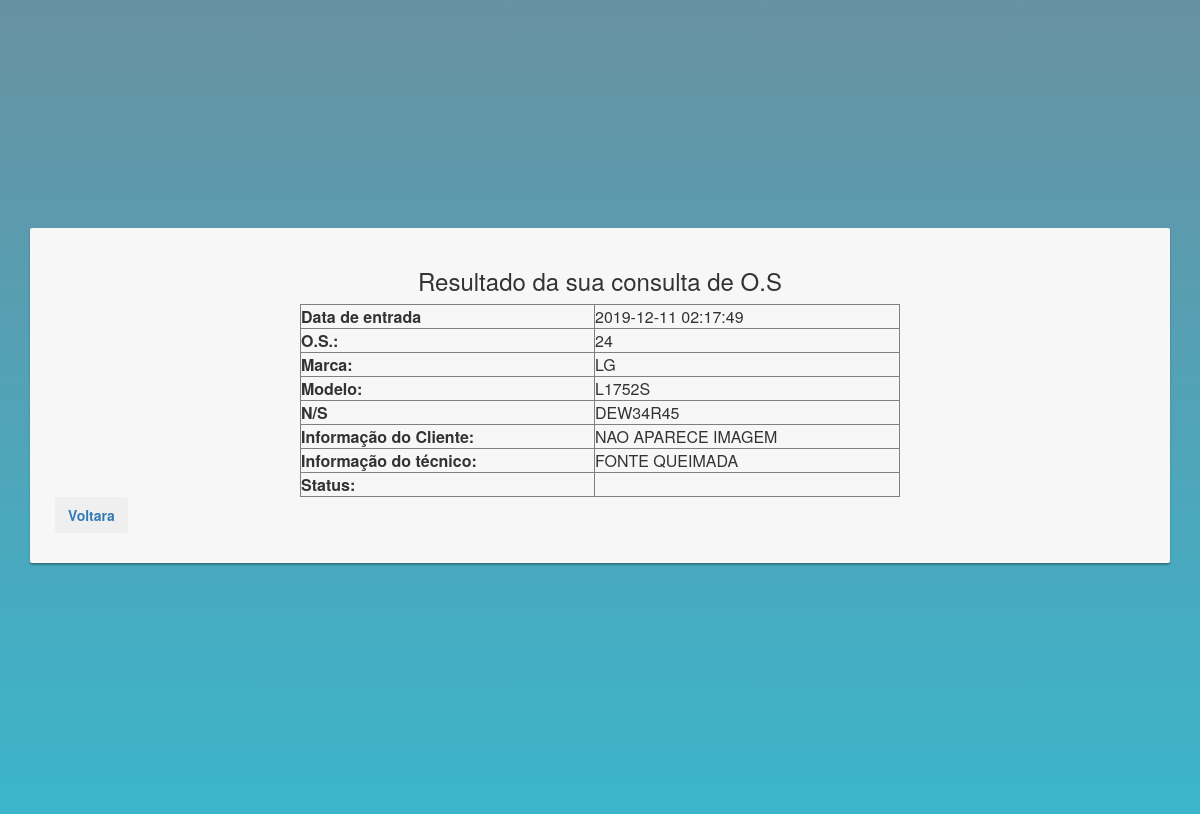
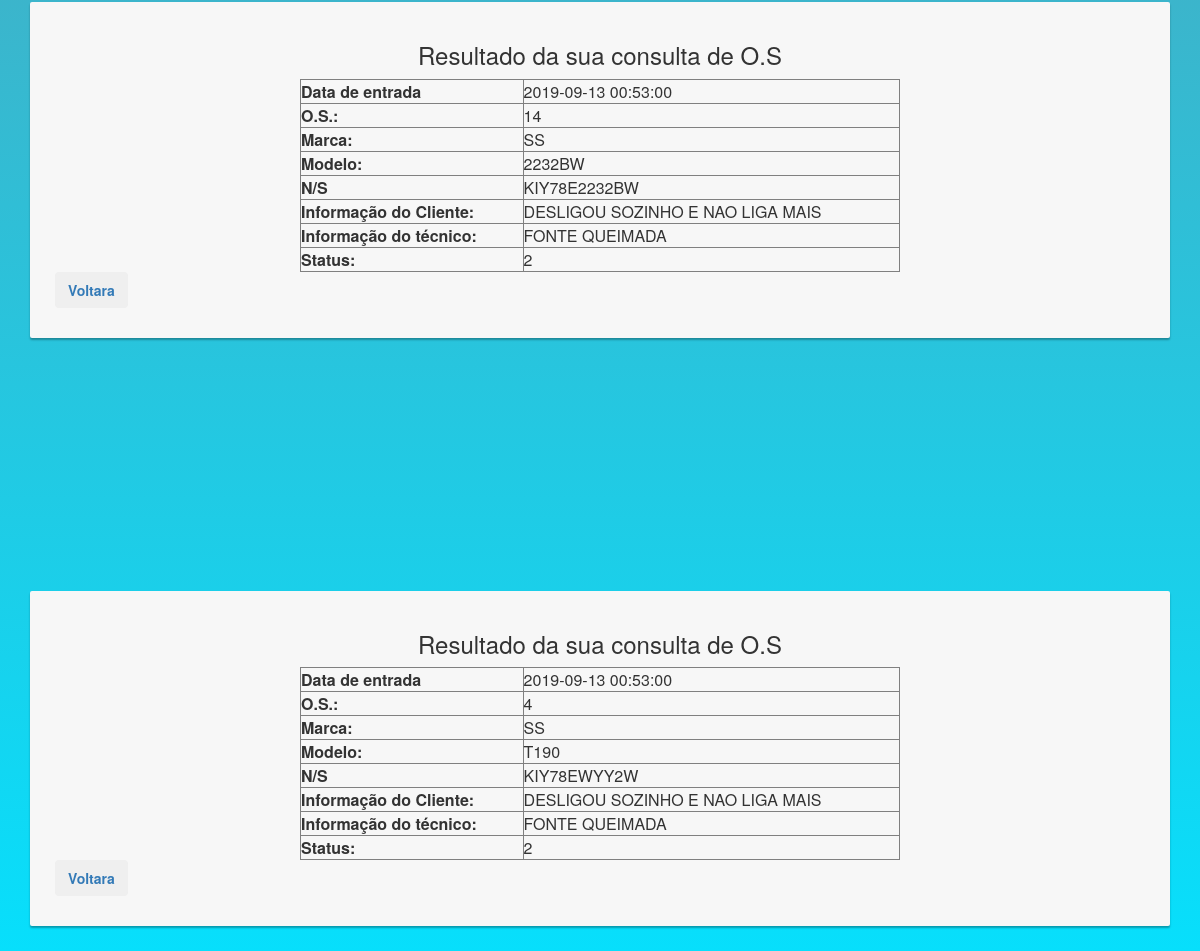
Screenshot of /site/fetch/search.php?b=4 with the database file from the repository (2 pictures, top to bottom).
### tables this page shows
CREATE TABLE `os` (
  `id_os` int(11) NOT NULL,
  `cliente_id` int(11) DEFAULT NULL,
  `usuario_id` int(11) DEFAULT NULL,
  `data_os` timestamp NULL DEFAULT CURRENT_TIMESTAMP,
  `data_previsao` varchar(20) DEFAULT NULL,
  `data_pronto` varchar(20) DEFAULT NULL,
  `data_entrega` varchar(20) DEFAULT NULL,
  `tipo` varchar(20) DEFAULT NULL,
  `modelo` varchar(20) DEFAULT NULL,
  `marca` varchar(20) DEFAULT NULL,
  `cor` varchar(20) DEFAULT NULL,
  `serie` varchar(20) DEFAULT NULL,
  `garantia` int(1) DEFAULT '1',
  `info_cliente` varchar(250) DEFAULT NULL,
  `info_tecnico` varchar(250) DEFAULT NULL,
  `info_entrega` varchar(250) DEFAULT NULL,
  `info_interna` varchar(250) DEFAULT NULL,
  `status_id` int(11) DEFAULT '1'
);

### site/fetch/search.php (the view, shortened to what this page needs)
<link rel="stylesheet" href="bootstrap-3.3.7/css/bootstrap.min.css">
<link href="style/style.css" rel="stylesheet" type="text/css" media="all"/>
<?php
include_once("db.php");
$busca = $_GET['b'];
$query = "SELECT * FROM os WHERE id_os LIKE '%".$busca."%' ORDER BY id_os DESC";
$sql = mysqli_query($db, $query);
$cont = mysqli_num_rows($sql);
if($cont == 0){
	echo "O número da O.S. digitado ( ".$busca." ), não foi localizado, tente novamente!  ";
}
else{
	while($os = mysqli_fetch_array($sql))
	{
	echo"<div class='container'>";
		echo"<div class='card card-body'>";
		echo"<h3 align='center'>Resultado da sua consulta de O.S</h3>";
        echo"<table width='600px' border='1' align='center' cellpadding='4' cellspacing='0'>";
		echo"<tr>";
		echo"<th>Data de entrada</th>";
		echo"<td>".$os['data_os']."</td>";
		echo"</tr>";
		echo"<tr>";
		echo"<th>O.S.:</th>";
		echo"<td>".$os['id_os']."</td>";
        echo"</tr>";
        echo"<tr>";
        echo"<th>Marca:</th>";
        echo"<td>".$os['marca']."</td>";
        echo"</tr>";
        echo"<tr>";
        echo"<th>Modelo:</th>";
        echo"<td>".$os['modelo']."</td>";
        echo"</tr>";
        echo"<tr>";
        echo"<th>N/S</th>";
		echo"<td>".$os['serie']."</td>";
        echo"</tr>";
        echo"<tr>";
        echo"<th>Informação do Cliente:</th>";
        echo"<td>".$os['info_cliente']."</td>";
        echo"</tr>";
        echo"<tr>";
        echo"<th>Informação do técnico:</th>";
        echo"<td>".$os['info_tecnico']."</td>";
        echo"</tr>";
        echo"<tr>";
        echo"<th>Status:</th>";
        echo"<td>".$os['status_id']."</td>";
        echo"</tr>";
        echo"</table>";
		echo"<button type='button' class='btn btn-outline-success'><a href='javascript:history.back()'>Voltara</a></button>";
		echo"</div>";
		echo"</div>";
	}
}
?>

### site/fetch/style/style.css (style rules this page uses)
.btn { font-weight: 700; height: 36px; -moz-user-select: none; -webkit-user-select: none; user-select: none; cursor: default; }
.card { background-color: #F7F7F7; padding: 20px 25px 30px; margin: 0 auto 25px; margin-top: 20%; -moz-border-radius: 2px; -webkit-border-radius: 2px; border-radius: 2px; -moz-box-shadow: 0px 2px 2px rgba(0, 0, 0, 0.3); -webkit-box-shadow: 0px 2px 2px rgba(0, 0, 0, 0.3); box-shadow: 0px 2px 2px rgba(0, 0, 0, 0.3); }

### rows the page displays
os: data_os "2019-12-11 02:17:49", id_os "24", marca "LG", modelo "L1752S", serie "DEW34R45", info_cliente "NAO APARECE IMAGEM", info_tecnico "FONTE QUEIMADA"
os: data_os "2019-09-13 00:53:00", id_os "14", marca "SS", modelo "2232BW", serie "KIY78E2232BW", info_cliente "DESLIGOU SOZINHO E NAO LIGA MAIS", info_tecnico "FONTE QUEIMADA", status "2"
os: data_os "2019-09-13 00:53:00", id_os "4", marca "SS", modelo "T190", serie "KIY78EWYY2W", info_cliente "DESLIGOU SOZINHO E NAO LIGA MAIS", info_tecnico "FONTE QUEIMADA", status "2"
